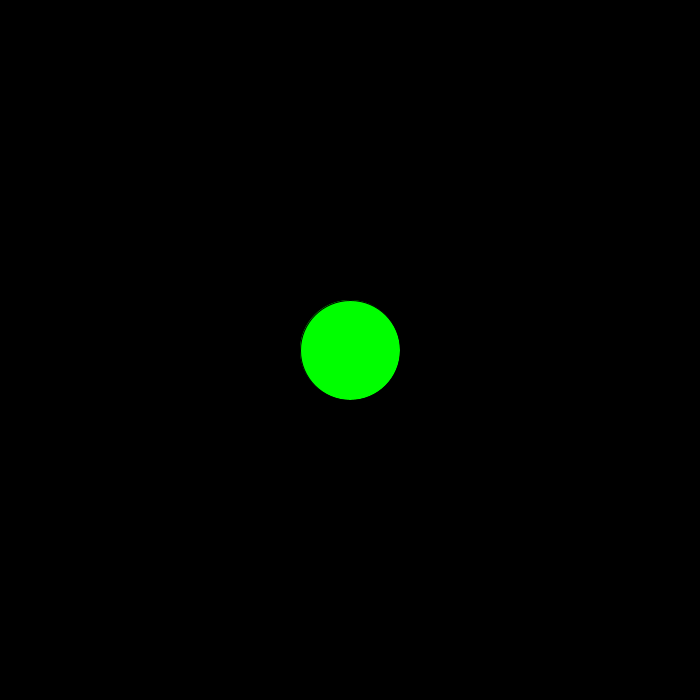
Frame 1 (no input)
Frame 60 (the mouse pressed at the canvas centre just before this capture): identical to frame 1, image omitted
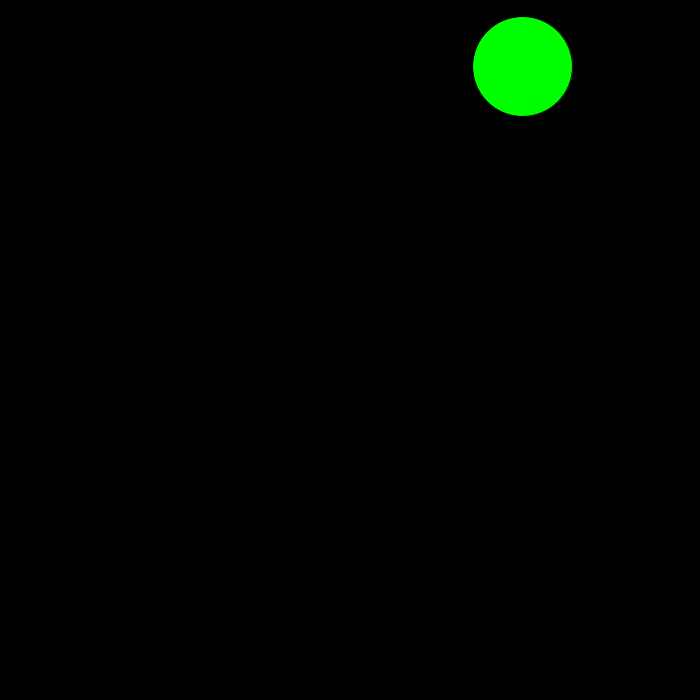
Frame 120 (the mouse held since frame 60 and released just before this capture)

The Processing sketch that drew these frames (run headless with seeded random() and noise(); from frame 60 on, the mouse is pressed at the canvas centre):

// Processing sketch: demo5_conditionals
// ── demo5_conditionals.pde
/*
///////////////////////////////////////////
 Another demo exploring conditionals and random()
 
 Click the mouse to change ellipse movement
 ///////////////////////////////////////////
 */

//creates global variables
float x, y, xMove, yMove;

void setup() {
  size (700, 700);
  //start ellipse at canvas center
  x= width/2;
  y= height/2;
}

void draw() {
  background (0);
  fill (0, 255, 0);
  ellipse (x, y, 100, 100);

  //increment the x, y location
  x= x + xMove;  
  y= y + yMove;

  //if x or y go beyond bounds of canvas, flip direction
  if (x> width || x < 0) { 
    xMove= -xMove;
  }
  if (y> height || y <0) {
    yMove = -yMove;
  }

  //print values to the console
  println ("x: " + x + " y: " + y + " xMove: " + xMove + " yMove: " + yMove);
}

//click mouse to return new random values for xMove and yMove
void mousePressed() {
  xMove= random (-10, 10);
  yMove= random (-10, 10);
}
